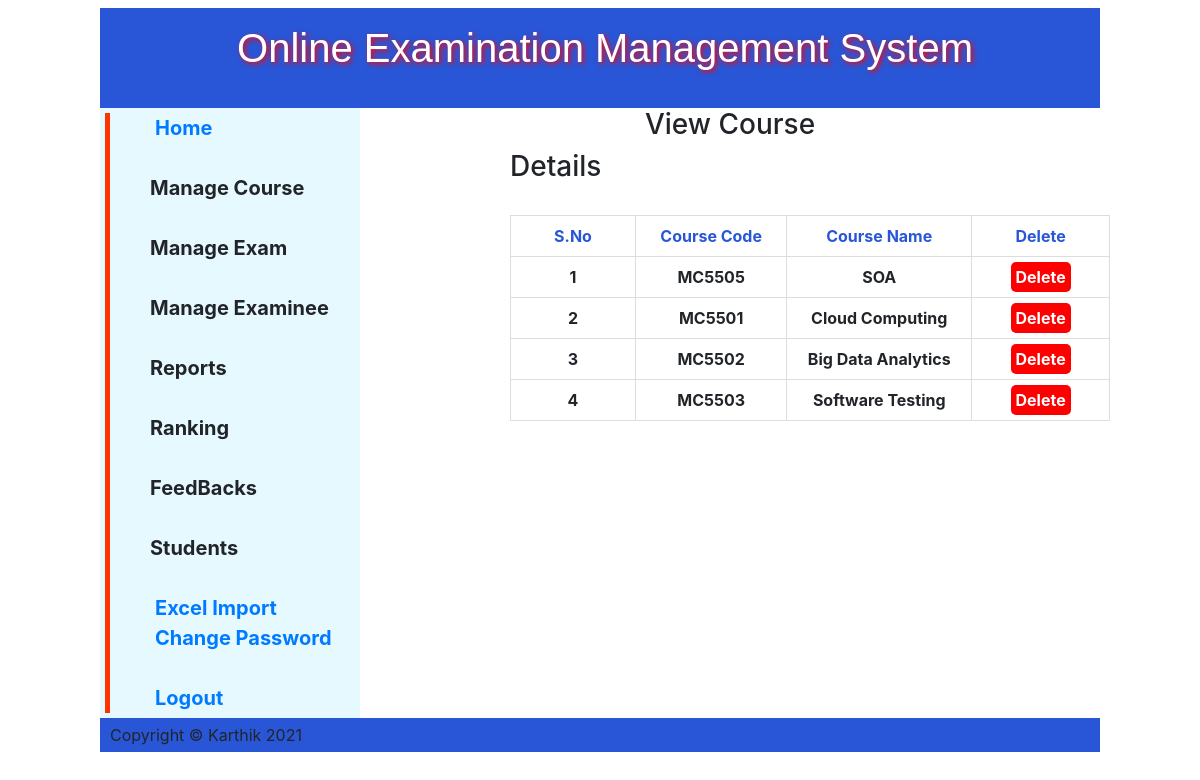
Screenshot of /ViewCourse.php (signed in) with the database file from the repository.
### tables this page shows
CREATE TABLE `coursetable` (
  `COURSE_ID` int(10) NOT NULL,
  `COU_CODE` varchar(100) NOT NULL,
  `COU_NAME` varchar(100) NOT NULL,
  `COU_CREATED` datetime NOT NULL
);

### ViewCourse.php (the view, shortened to what this page needs)
<?php
include "database.php";
?>
<!DOCTYPE html>
<html>
	<head>
	<link rel="stylesheet" type="text/css" href="css/style.css">
	<link rel="stylesheet" type="text/css" href="css/bootstrap.min.css">
	</head>
	<body>
	<div id="container">
		<div id="header">
		<h1>Online Examination Management System</h1>
		</div>
		<div id="wrapper">
			<h3 id="heading"> View Course</h3>
			<div id="center">
				<form action="<?php echo $_SERVER["PHP_SELF"];?>" method="post">
				<h3> Details</h3><br>
				<table border="1px" class=".table">
						<tr>
							<th>S.No</th>
							<th>Course Code</th>
							<th>Course Name</th>
							<th>Delete</th>
						</tr>
						<?php
							$s="SELECT * FROM `coursetable` ";
							$res=$db->query($s);
							if($res->num_rows>0)
							{
								$i=0;
								while($r=$res->fetch_assoc())
								{
									$i++;
									echo"
									<tr>
										<td>{$i}</td>
										<td>{$r["COU_CODE"]}</td>
										<td>{$r["COU_NAME"]}</td>
										<td><a href='hclass.php?id={$r["COURSE_ID"]}' class='btnr'>Delete</a></td>
									</tr>
									";
								}
							}
						?>
						</table>
				</form>
			</div>
		</div>
		<div id="navi">
			<?php
			include "adminSidebar.php";
			?>
		</div>
		<br><br><br><br><br><br><br><br><br><br><br><br><br><br><br><br><br><br><br><br><br>
		<div id="footer">
		<p>Copyright &copy; Karthik 2021</p>
		</div>
	</div>
	</body>
</html>

### css/style.css (style rules this page uses)
html,body { margin:0; padding:0; }
body { background: linear-gradient(to top left, #ffffff 0%,#ffffff 100%); font:90% calibri,sans-serif; text-align:center; font-family: Tahoma, Verdana, sans-serif; font-weight: bold; }
div#header { background:#2856D7; }
div#header h1 { height:100px; line-height:80px; color: white; font-family: "Audiowide", sans-serif; text-align:center; text-shadow: 2px 2px 5px red; margin:0; padding-left:10px; }
div#container { height:auto; width:1000px; margin:0 auto; text-align:left; }
div#wrapper { font-weight: bold; float:right; width:740px; }
div#navi { font-weight: bold; float:left; height:auto; width:260px; background:#e6f9ff; }
div#footer { clear:both; width:100%; background:#2856D7; }
div#footer p { margin:0; padding:5px 10px; }
a { padding:5px; text-decoration:none; color:black; }
p { margin:0 10px 10px; }
#heading { text-align:center; }
#center { height:auto; width:600px; margin-left:150px; }
.btnr { border-radius:5px; padding:5px; background:#ff0000; color:white; }
tr,td,th { padding:20px; }
th { color:#2856D7; }
table { float:left; width:100%; border-collapse:collapse; }
table td,table th { border:1px solid #ddd; padding:8px; width:70px; text-align: center; }

### rows the page displays
coursetable: COU_CODE "MC5505", COU_NAME "SOA"
coursetable: COU_CODE "MC5501", COU_NAME "Cloud Computing"
coursetable: COU_CODE "MC5502", COU_NAME "Big Data Analytics"
coursetable: COU_CODE "MC5503", COU_NAME "Software Testing"
